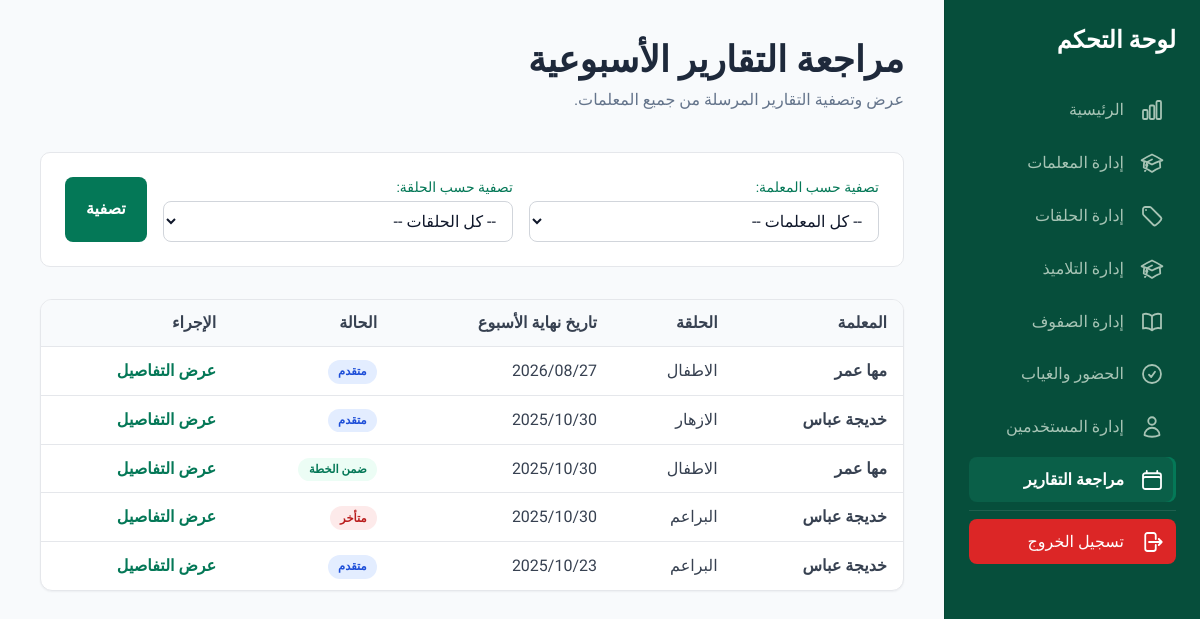
/report/list/ (signed in), run on an earlier commit of the app's database.
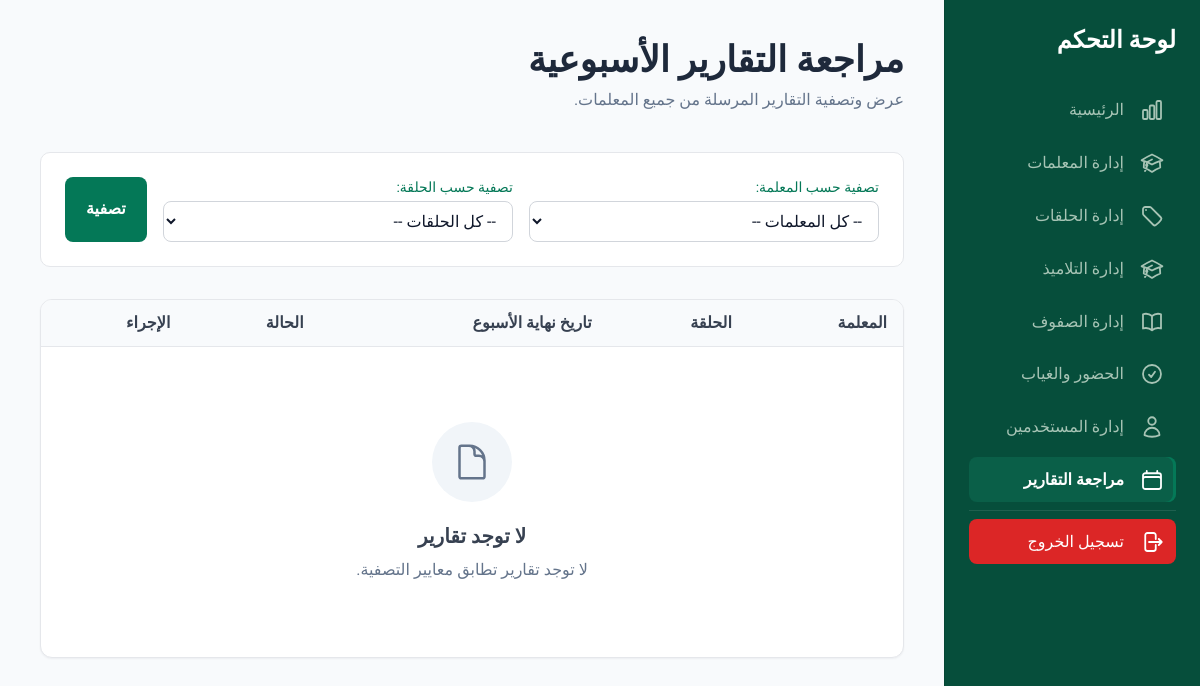
And on a later commit of the database.
### reports/models.py (models this page shows)
class WeekReport(models.Model):
    halaqa=models.ForeignKey(Halaqa,on_delete=models.CASCADE)
    end_w_date=models.DateField(default=date.today)
    amount=models.TextField(blank=False,null=False)
    compare_plan=models.CharField(max_length=10,blank=False,null=False)
    notes=models.TextField(blank=True,null=True)
    @property
    def teacher(self):
        return self.halaqa.res_teacher

### halaqs/models.py (models this page shows, shortened)
class Halaqa(models.Model):
    name =models.CharField(max_length=50,blank=False,null=False)
    res_teacher=models.ForeignKey('teachers.Teacher',on_delete=models.SET_NULL,null=True,blank=True)
    course=models.CharField(max_length=50,blank=False,null=False)
    notes=models.TextField(blank=True,null=True)

### teachers/models.py (models this page shows, shortened)
class Teacher(models.Model):
    name=models.CharField(max_length=100,blank=False,null=False)
    tel=models.CharField(max_length=10,blank=True,null=True)
    email=models.EmailField()
    address=models.CharField(max_length=100,blank=True,null=True)
    user_name=models.OneToOneField(User,on_delete=models.SET_NULL,blank=True,null=True)

### reports/views.py (the view)
# urls.py: path('list/', superuser_required(TotalReport.as_view()), name='total_reports'),
class TotalReport(ListView):
    template_name = 'reports/total_reports.html'
    model = WeekReport
    context_object_name = 'reports_list'
    paginate_by = 30
    def get_queryset(self):
        qs = super().get_queryset().select_related('halaqa__res_teacher').order_by('-end_w_date', 'halaqa__name')
        teacher = _to_int(self.request.GET.get('teacher'))
        if teacher:
            qs = qs.filter(halaqa__res_teacher_id=teacher)
        halaqa = _to_int(self.request.GET.get('halaqa'))
        if halaqa:
            qs = qs.filter(halaqa_id=halaqa)
        return qs
    def get_context_data(self, **kwargs):
        context = super().get_context_data(**kwargs)
        context['halaqats_list'] = Halaqa.objects.order_by('name')
        context['teachers'] = Teacher.objects.order_by('name')
        return context

### templates/reports/total_reports.html (shortened to what this page needs)
{% extends 'administration/s_base.html' %}
{% load static %}
{% block content %}
<main class="p-6 md:p-10">
    <header class="hidden md:block mb-10">
        <h1 class="text-3xl md:text-4xl font-black">مراجعة التقارير الأسبوعية</h1>
        <p class="text-slate-500 mt-2">عرض وتصفية التقارير المرسلة من جميع المعلمات.</p>
    </header>
    <form method="get" >
        <div class="mb-8 card p-6 flex flex-col md:flex-row gap-4">
            <div class="flex-1">
                <label for="filter_teacher" class="block text-sm font-medium text-emerald-700 mb-1">تصفية حسب المعلمة:</label>
                <select id="filter_teacher" name="teacher" class="input">
                    <option value="">-- كل المعلمات --</option>
                </select>
            </div>
            <div class="flex-1">
                <label for="filter_halaqa" class="block text-sm font-medium text-emerald-700 mb-1">تصفية حسب الحلقة:</label>
                <select id="filter_halaqa" name="halaqa" class="input">
                    <option value="">-- كل الحلقات --</option>
                </select>
            </div>
            <div class="flex items-end">
                <button type="submit" class="btn btn-primary px-5 py-2 h-full">
                    تصفية
                </button>
            </div>
        </div>
    </form>
    <div class="table-wrap overflow-x-auto hidden md:block">
        <table class="table">
            <thead>
                <tr>
                    <th>المعلمة</th>
                    <th>الحلقة</th>
                    <th>تاريخ نهاية الأسبوع</th>
                    <th>الحالة</th>
                    <th>الإجراء</th>
                </tr>
            </thead>
            <tbody class="divide-y divide-slate-200">
                {% for report in reports_list %}
                <tr>
                    <td class="p-4 font-semibold">{{ report.teacher.name }}</td>
                    <td class="p-4">{{ report.halaqa.name }}</td>
                    <td class="p-4">{{ report.end_w_date|date:"Y/m/d" }}</td>
                    <td class="p-4">
                        {% if report.compare_plan == 'delayed' %}
                            <span class="badge badge-red">متأخر</span>
                        {% elif report.compare_plan == 'advanced' %}
                            <span class="badge badge-blue">متقدم</span>
                        {% else %}
                            <span class="badge badge-green">ضمن الخطة</span>
                        {% endif %}
                    </td>
                    <td class="p-4">
                        <a href="{% url 'reports:report_details' report.id %}" class="text-emerald-700 hover:underline font-semibold">عرض التفاصيل</a>
                    </td>
                </tr>
                {% empty %}
                <tr>
                    <td colspan="5" class="p-6">
                        {% include 'partials/_empty_state.html' with title='لا توجد تقارير' subtitle='لا توجد تقارير تطابق معايير التصفية.' icon='partials/icons/file-text.svg' %}
                    </td>
                </tr>
                {% endfor %}
            </tbody>
        </table>
    </div>
</main>
{% endblock %}

### templates/administration/s_base.html (shortened to what this page needs)
{% load static %}
<!DOCTYPE html>
<html lang="ar" dir="rtl">
<head>
    {% include 'partials/_head_assets.html' %}
</head>
<body class="bg-slate-50 text-slate-800 flex flex-col min-h-screen">
    <main class="flex-grow flex flex-col">
        <div class="flex flex-1">
            <aside id="sidebar" class="sidebar w-64 border-l border-black/10 p-6 flex-shrink-0 fixed md:block md:sticky md:top-0 h-full md:h-screen self-start overflow-y-auto z-[70] shadow-2xl md:shadow-none transition-transform duration-300 translate-x-full md:translate-x-0">
                <div class="flex items-center justify-between mb-8">
                    <h2 class="text-2xl font-bold text-white ">لوحة التحكم</h2>
                </div>
                <nav dir="rtl" class="space-y-2">
                    {% url 'administration:dashboard' as u_dashboard %}
                    {% include 'partials/_nav_item.html' with item_url=u_dashboard current=request.path label='الرئيسية' icon='partials/icons/chart-bar.svg' %}
                    {% url 'administration:teacher_list' as u_teachers %}
                    {% include 'partials/_nav_item.html' with item_url=u_teachers current=request.path label='إدارة المعلمات' icon='partials/icons/academic-cap.svg' %}
                    {% url 'administration:halaqa_list' as u_halaqat %}
                    {% include 'partials/_nav_item.html' with item_url=u_halaqat current=request.path label='إدارة الحلقات' icon='partials/icons/tag.svg' %}
                    {% url 'students:students_manage' as u_students %}
                    {% include 'partials/_nav_item.html' with item_url=u_students current=request.path label='إدارة التلاميذ' icon='partials/icons/academic-cap.svg' %}
                    {% url 'students:grade_manage' as u_grades %}
                    {% include 'partials/_nav_item.html' with item_url=u_grades current=request.path label='إدارة الصفوف' icon='partials/icons/book-open.svg' %}
                    {% url 'attendances:teacher_attendance' as u_teacher_att %}
                    {% include 'partials/_nav_item.html' with item_url=u_teacher_att current=request.path label='الحضور والغياب' icon='partials/icons/check-circle.svg' %}
                    {% url 'administration:users_list' as u_users %}
                    {% include 'partials/_nav_item.html' with item_url=u_users current=request.path label='إدارة المستخدمين' icon='partials/icons/user.svg' %}
                    {% url 'reports:total_reports' as u_total_reports %}
                    {% include 'partials/_nav_item.html' with item_url=u_total_reports current=request.path label='مراجعة التقارير' icon='partials/icons/calendar-days.svg' %}
                    <div class="pt-2 mt-2 border-t border-white/10">
                        {% url 'account_logout' as u_logout %}
                        {% include 'partials/_nav_item.html' with item_url=u_logout current=request.path label='تسجيل الخروج' icon='partials/icons/logout.svg' variant='danger' %}
                    </div>
                </nav>
            </aside>
            <div class="flex-1 min-w-0 pt-[61px] md:pt-0">
                {% block content %}
                {% endblock %}
            </div>
        </div>
    </main>
</body>
</html>

### templates/partials/_head_assets.html (shortened to what this page needs)
{% load static %}
<script src="{% static 'vendor/tailwind.js' %}"></script>
<link rel="stylesheet" href="{% static 'css/style.css' %}">

### templates/partials/_nav_item.html
<a href="{{ item_url }}"
    {% if item_url == current %}aria-current="page"{% endif %}
    class="nav-link
    {% if variant == 'danger' %}danger
    {% elif item_url == current %}active
    {% endif %}">
    <span class="me-4 shrink-0 flex items-center">
        {% include icon with icon_class='h-6 w-6' only %}
    </span>
    <span>{{ label }}</span>
</a>

### templates/partials/icons/chart-bar.svg
<svg xmlns="http://www.w3.org/2000/svg" fill="none" viewBox="0 0 24 24" stroke-width="1.8" stroke="currentColor" aria-hidden="true" class="{{ icon_class|default:'h-6 w-6' }}">
  <path stroke-linecap="round" stroke-linejoin="round" d="M3 13.125C3 12.504 3.504 12 4.125 12h2.25c.621 0 1.125.504 1.125 1.125v6.75C7.5 20.496 6.996 21 6.375 21h-2.25A1.125 1.125 0 013 19.875v-6.75zM9.75 8.625c0-.621.504-1.125 1.125-1.125h2.25c.621 0 1.125.504 1.125 1.125v11.25c0 .621-.504 1.125-1.125 1.125h-2.25a1.125 1.125 0 01-1.125-1.125V8.625zM16.5 4.125c0-.621.504-1.125 1.125-1.125h2.25C20.496 3 21 3.504 21 4.125v15.75c0 .621-.504 1.125-1.125 1.125h-2.25a1.125 1.125 0 01-1.125-1.125V4.125z" />
</svg>

### templates/partials/icons/academic-cap.svg
<svg xmlns="http://www.w3.org/2000/svg" fill="none" viewBox="0 0 24 24" stroke-width="1.8" stroke="currentColor" aria-hidden="true" class="{{ icon_class|default:'h-6 w-6' }}">
  <path stroke-linecap="round" stroke-linejoin="round" d="M4.26 10.147a60.436 60.436 0 00-.491 6.347A48.627 48.627 0 0112 20.904a48.627 48.627 0 018.232-4.41 60.46 60.46 0 00-.491-6.347m-15.482 0a50.57 50.57 0 00-2.658-.813A59.905 59.905 0 0112 3.493a59.902 59.902 0 0110.399 5.84c-.896.248-1.783.52-2.658.814m-15.482 0A50.697 50.697 0 0112 13.489a50.702 50.702 0 017.74-3.342M6.75 15a.75.75 0 100-1.5.75.75 0 000 1.5zm0 0v-3.675A55.378 55.378 0 0112 8.443m-7.007 11.55A5.981 5.981 0 006.75 15.75v-1.5" />
</svg>

### templates/partials/icons/tag.svg
<svg xmlns="http://www.w3.org/2000/svg" fill="none" viewBox="0 0 24 24" stroke-width="1.8" stroke="currentColor" aria-hidden="true" class="{{ icon_class|default:'h-6 w-6' }}">
  <path stroke-linecap="round" stroke-linejoin="round" d="M9.568 3H5.25A2.25 2.25 0 003 5.25v4.318c0 .597.237 1.17.659 1.591l9.581 9.581c.699.699 1.78.872 2.607.33a18.095 18.095 0 005.223-5.223c.542-.827.369-1.908-.33-2.607L11.16 3.66A2.25 2.25 0 009.568 3z" />
  <path stroke-linecap="round" stroke-linejoin="round" d="M6 6h.008v.008H6V6z" />
</svg>

### templates/partials/icons/book-open.svg
<svg xmlns="http://www.w3.org/2000/svg" fill="none" viewBox="0 0 24 24" stroke-width="1.8" stroke="currentColor" aria-hidden="true" class="{{ icon_class|default:'h-6 w-6' }}">
  <path stroke-linecap="round" stroke-linejoin="round" d="M12 6.042A8.967 8.967 0 006 3.75c-1.052 0-2.062.18-3 .512v14.25A8.987 8.987 0 016 18c2.305 0 4.408.867 6 2.292m0-14.25a8.966 8.966 0 016-2.292c1.052 0 2.062.18 3 .512v14.25A8.987 8.987 0 0018 18a8.967 8.967 0 00-6 2.292m0-14.25v14.25" />
</svg>

### templates/partials/icons/check-circle.svg
<svg xmlns="http://www.w3.org/2000/svg" fill="none" viewBox="0 0 24 24" stroke-width="1.8" stroke="currentColor" aria-hidden="true" class="{{ icon_class|default:'h-6 w-6' }}">
  <path stroke-linecap="round" stroke-linejoin="round" d="M9 12.75L11.25 15 15 9.75M21 12a9 9 0 11-18 0 9 9 0 0118 0z" />
</svg>

### templates/partials/icons/user.svg
<svg xmlns="http://www.w3.org/2000/svg" fill="none" viewBox="0 0 24 24" stroke-width="1.8" stroke="currentColor" aria-hidden="true" class="{{ icon_class|default:'h-6 w-6' }}">
  <path stroke-linecap="round" stroke-linejoin="round" d="M15.75 6a3.75 3.75 0 11-7.5 0 3.75 3.75 0 017.5 0zM4.501 20.118a7.5 7.5 0 0114.998 0A17.933 17.933 0 0112 21.75c-2.676 0-5.216-.584-7.499-1.632z" />
</svg>

### templates/partials/icons/calendar-days.svg
<svg xmlns="http://www.w3.org/2000/svg" fill="none" viewBox="0 0 24 24" stroke-width="1.8" stroke="currentColor" aria-hidden="true" class="{{ icon_class|default:'h-6 w-6' }}">
  <path stroke-linecap="round" stroke-linejoin="round" d="M6.75 3v2.25M17.25 3v2.25M3 18.75V7.5a2.25 2.25 0 012.25-2.25h13.5A2.25 2.25 0 0121 7.5v11.25m-18 0A2.25 2.25 0 005.25 21h13.5A2.25 2.25 0 0021 18.75m-18 0v-7.5A2.25 2.25 0 015.25 9h13.5A2.25 2.25 0 0121 11.25v7.5" />
</svg>

### templates/partials/icons/logout.svg
<svg xmlns="http://www.w3.org/2000/svg" fill="none" viewBox="0 0 24 24" stroke-width="1.8" stroke="currentColor" aria-hidden="true" class="{{ icon_class|default:'h-6 w-6' }}">
  <path stroke-linecap="round" stroke-linejoin="round" d="M15.75 9V5.25A2.25 2.25 0 0013.5 3h-6a2.25 2.25 0 00-2.25 2.25v13.5A2.25 2.25 0 007.5 21h6a2.25 2.25 0 002.25-2.25V15m3 0l3-3m0 0l-3-3m3 3H9" />
</svg>

### templates/partials/_empty_state.html
<div class="flex flex-col items-center justify-center py-16 px-6 text-center">
    <div class="rounded-full bg-slate-100 p-5 mb-5 flex items-center justify-center">
        {% if icon %}
            {% include icon with icon_class='h-10 w-10 text-slate-500' only %}
        {% else %}
            {% include 'partials/icons/inbox.svg' with icon_class='h-10 w-10 text-slate-500' only %}
        {% endif %}
    </div>
    <h3 class="text-xl font-bold mb-2">{{ title }}</h3>
    {% if subtitle %}<p class="text-slate-500 max-w-sm">{{ subtitle }}</p>{% endif %}
</div>

### templates/partials/icons/file-text.svg
<svg xmlns="http://www.w3.org/2000/svg" fill="none" viewBox="0 0 24 24" stroke-width="1.5" stroke="currentColor" class="{{ icon_class }}">
  <path stroke-linecap="round" stroke-linejoin="round" d="M19.5 14.25v-2.625a3.375 3.375 0 0 0-3.375-3.375h-1.5A1.125 1.125 0 0 1 13.5 7.125v-1.5a3.375 3.375 0 0 0-3.375-3.375H8.25m2.25 0H5.625c-.621 0-1.125.504-1.125 1.125v17.25c0 .621.504 1.125 1.125 1.125h12.75c.621 0 1.125-.504 1.125-1.125V11.25a9 9 0 0 0-9-9Z" />
</svg>

### templates/partials/_pagination.html (shortened to what this page needs)
{% load query_compat %}

What changed in the data, as far as the page shows it:
removed WeekReport: teacher.name "مها عمر", halaqa.name "الاطفال", end_w_date "2026/08/27", compare_plan "متقدم"
removed WeekReport: teacher.name "خديجة عباس", halaqa.name "الازهار", end_w_date "2025/10/30", compare_plan "متقدم"
removed WeekReport: teacher.name "مها عمر", halaqa.name "الاطفال", end_w_date "2025/10/30", compare_plan "ضمن الخطة"
removed WeekReport: teacher.name "خديجة عباس", halaqa.name "البراعم", end_w_date "2025/10/30", compare_plan "متأخر"
removed WeekReport: teacher.name "خديجة عباس", halaqa.name "البراعم", end_w_date "2025/10/23", compare_plan "متقدم"
Also different on the page:
{{ title }}: (not shown) → "لا توجد تقارير"
{{ subtitle }}: (not shown) → "لا توجد تقارير تطابق معايير التصفية."
